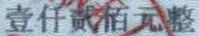
#> input picture tesk1/tool_code/tool_code/test/img/3300.jpg, 199 x 36 px, found by its file name
$ python crop_img.py
#> lines starting #> are read from the running program, lines starting #| are printed output that depends on the picture
#> further down, image_src is the input picture: shape (36, 199, 3); mean B, G, R 166.7, 154.4, 147.3
# Learner: 王振强
# Learn Time: 2021/11/13 15:27
import numpy as np
import random
import cv2
"""
    随机裁剪
"""
image_path = "F:/JS/2021AIWIN/OCR/recognizer/tool_code/test/img/3300.jpg"


def random_crop(image, padding=None):
    img_h = image.shape[0]
#> img_h = 36
    img_w = image.shape[1]
#> img_w = 199
    img_d = image.shape[2]
#> img_d = 3
    crop_shape = [int(img_h/2), int(img_h/2)]
#> crop_shape = [18, 18]
    if padding:
        oshape_h = img_h + 2 * padding
        oshape_w = img_w + 2 * padding
        img_pad = np.zeros([oshape_h, oshape_w, img_d], np.uint8)
        img_pad[padding:padding + img_h, padding:padding + img_w, 0:img_d] = image

        # 最少要切一个字的1/4边长
        nh = random.randint(crop_shape[0]/2, crop_shape[0])+padding
        nw = random.randint(crop_shape[0]/2, crop_shape[1])+padding

        if random.random() > 0.5:
            # 高度方向切分
            if random.random()>0.5:
                image_crop = img_pad[nh:, :]
            else:
                image_crop = img_pad[:oshape_h-nh, :]
        else:
            # 宽度方向切分
            if random.random()>0.5:
                image_crop = img_pad[:, nw:]
            else:
                image_crop = img_pad[:, :oshape_w-nw]

        return image_crop
    else:
        # 最少要切一个字的1/4边长
        nh = random.randint(int(crop_shape[0]/2), crop_shape[0])
#> nh = 15
        nw = random.randint(int(crop_shape[0]/2), crop_shape[1])
#> nw = 15

        if random.random() > 0.5:
            # 高度方向切分
            if random.random()>0.5:
                image_crop = image[nh:, :]
            else:
                image_crop = image[:img_h-nh, :]
        else:
            # 宽度方向切分
            if random.random()>0.5:
                image_crop = image[:, nw:]
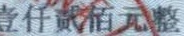
#> image_crop: shape (36, 184, 3); mean B, G, R 164.6, 152.4, 146
            else:
                image_crop = image[:, :img_w-nw]

        return image_crop


if __name__ == "__main__":
    image_src = cv2.imread(image_path)

    image_dst_crop = random_crop(image_src, padding=None)

    cv2.imshow("oringin image", image_src)
    cv2.imshow("crop image", image_dst_crop)
    cv2.waitKey(0)
    cv2.destroyAllWindows()

$ run again, with tesk1/tool_code/tool_code/test/img/4171.jpg copied over tesk1/tool_code/tool_code/test/img/3300.jpg
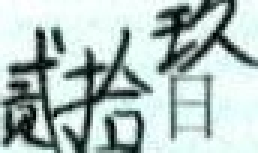
#> input picture tesk1/tool_code/tool_code/test/img/4171.jpg, 86 x 51 px, found by its file name (shown 3 times larger)
#> image_src is the input picture: shape (51, 86, 3); mean B, G, R 190.8, 193.4, 176.8
#> in random_crop, `image_crop = image[:img_h-nh, :]`:
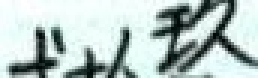
#> image_crop: shape (26, 86, 3) (shown 3 times larger); mean B, G, R 194.2, 196.7, 181.3

$ run again, with tesk1/tool_code/tool_code/test/img/4471.jpg copied over tesk1/tool_code/tool_code/test/img/3300.jpg
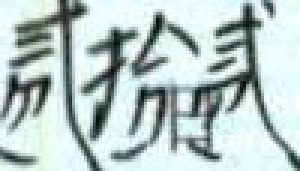
#> input picture tesk1/tool_code/tool_code/test/img/4471.jpg, 100 x 57 px, found by its file name (shown 3 times larger)
#> image_src is the input picture: shape (57, 100, 3); mean B, G, R 196.7, 199.8, 182.2
#> in random_crop, `image_crop = image[:img_h-nh, :]`:
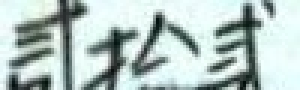
#> image_crop: shape (30, 100, 3) (shown 3 times larger); mean B, G, R 193.1, 196.2, 179.4
